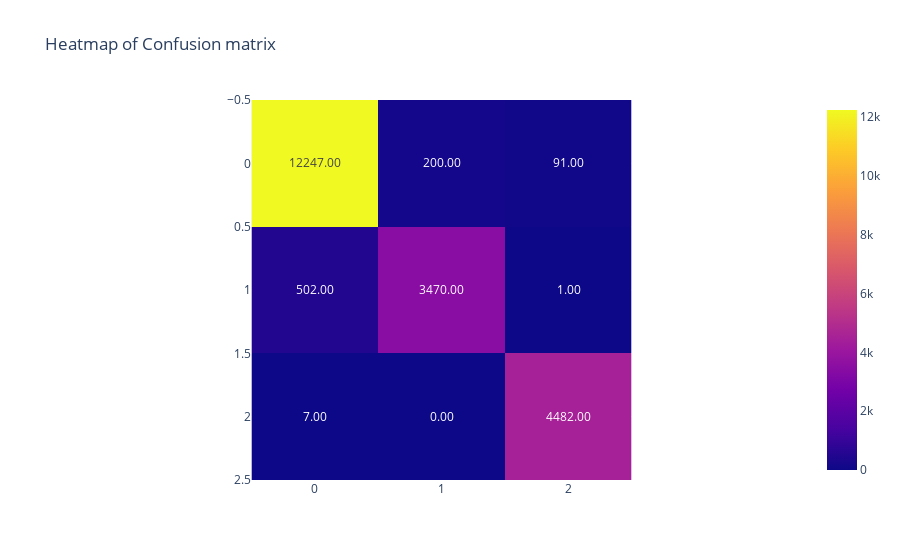

Here is the notebook cell this chart was saved with:
### Markdown cell above
### 1.6. Drzewa decyzyjne: Gini

### Code cell
# gini
gini = DecisionTreeClassifier(criterion='gini', max_depth=5, random_state=42)
gini_score = score(gini, "Gini")

### Figure 1 — Plotly figure (JSON) as saved in the notebook; plotly's stock layout.template omitted (floating-point values rounded to 4 significant figures)
{"data": [{"coloraxis": "coloraxis", "hovertemplate": "x: %{x}<br>y: %{y}<br>color: %{z}<extra></extra>", "name": "0", "texttemplate": "%{z:.2f}", "type": "heatmap", "xaxis": "x", "yaxis": "y", "z": [[12247, 200, 91], [502, 3470, 1], [7, 0, 4482]]}], "layout": {"coloraxis": {"colorscale": [[0, "#0d0887"], [0.1111, "#46039f"], [0.2222, "#7201a8"], [0.3333, "#9c179e"], [0.4444, "#bd3786"], [0.5556, "#d8576b"], [0.6667, "#ed7953"], [0.7778, "#fb9f3a"], [0.8889, "#fdca26"], [1, "#f0f921"]]}, "title": {"text": "Heatmap of Confusion matrix"}, "xaxis": {"anchor": "y", "constrain": "domain", "domain": [0, 1], "scaleanchor": "y"}, "yaxis": {"anchor": "x", "autorange": "reversed", "constrain": "domain", "domain": [0, 1]}}}
